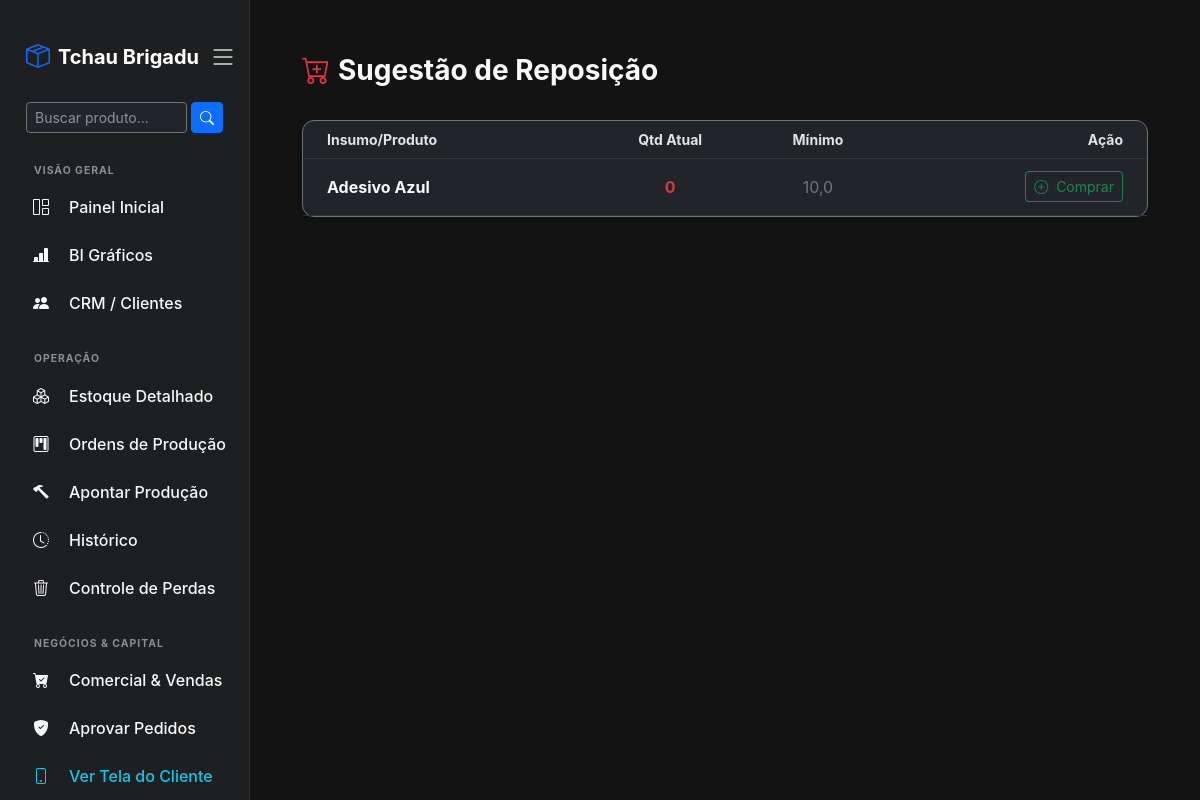
Page /compras/sugestao/ (signed in) on the committed database.
### core/models.py (models this page shows, shortened)
class Estoque(models.Model):
    produto = models.ForeignKey(Produto, on_delete=models.CASCADE)
    quantidade = models.IntegerField(default=0)
    estoque_minimo = models.FloatField(default=10)

class Produto(models.Model):
    nome = models.CharField(max_length=100, help_text="Ex: Cigarro Marca X, Fumo de Rolo Y")
    categoria = models.CharField(max_length=50, help_text="Ex: Produto Final, Matéria Prima")
    preco_custo = models.DecimalField(max_digits=10, decimal_places=2, help_text="Para matérias-primas, digite o custo. Para produtos finais, pode deixar 0 (será calculado).")
    estoque_minimo = models.FloatField(default=10, help_text="Quantidade mínima para disparar o alerta")
    preco_venda = models.DecimalField(max_digits=10, decimal_places=2, blank=True, null=True, help_text="Preço de venda (apenas para produtos finais)")

### core/views.py (the view)
# urls.py: path('compras/sugestao/', views.sugestao_compras, name='sugestao_compras'),
@login_required
@user_passes_test(has_logistica, login_url='/')
def sugestao_compras(request):
    itens_criticos = Estoque.objects.filter(
        quantidade__lte=models.F('estoque_minimo')
    ).exclude(produto__categoria__icontains='final')
    return render(request, 'sugestao_compras.html', {'itens_criticos': itens_criticos})

### core/context_processors.py (called while the page is built)
def alertas_estoque(request):
    if request.user.is_authenticated:
        contagem = Estoque.objects.filter(quantidade__lte=models.F('estoque_minimo')).count()
        return {'qtd_alerta_compras': contagem}
    return {'qtd_alerta_compras': 0}

def alertas_globais(request):
    if request.user.is_authenticated:
        qtd_alerta_compras = Estoque.objects.filter(
            quantidade__lte=models.F('estoque_minimo')
        ).exclude(produto__categoria__icontains='final').count()
        return {
            'qtd_alerta_compras': qtd_alerta_compras
        }
    return {'qtd_alerta_compras': 0}

### core/views.py (called while the page is built)
def has_logistica(user):
    if user.is_superuser: return True
    if hasattr(user, 'perfil') and user.perfil.tipo in ['Gerente', 'Logistica']: return True
    return False

### core/templates/sugestao_compras.html (shortened to what this page needs)
{% extends 'base.html' %}
{% block conteudo %}
<div class="container-fluid py-4">
    <div class="d-flex justify-content-between align-items-center mb-4">
        <h3 class="text-light fw-bold"><i class="bi bi-cart-plus text-danger me-2"></i>Sugestão de Reposição</h3>
    </div>
    <div class="card bg-dark border-secondary shadow-sm">
        <div class="card-body p-0">
            <table class="table table-dark table-hover mb-0">
                <thead class="table-black text-muted small uppercase">
                    <tr>
                        <th class="ps-4">Insumo/Produto</th>
                        <th class="text-center">Qtd Atual</th>
                        <th class="text-center">Mínimo</th>
                        <th class="text-end pe-4">Ação</th>
                    </tr>
                </thead>
                <tbody>
                    {% for item in itens_criticos %}
                    <tr class="align-middle">
                        <td class="ps-4 py-3">
                            <span class="fw-bold text-light">{{ item.produto.nome }}</span>
                        </td>
                        <td class="text-center fw-bold {% if item.quantidade <= 0 %}text-danger{% else %}text-warning{% endif %}">
                            {{ item.quantidade }}
                        </td>
                        <td class="text-center text-secondary">{{ item.estoque_minimo }}</td>
                        <td class="text-end pe-4">
                            <a href="{% url 'registrar_compra' %}" class="btn btn-sm btn-outline-success">
                                <i class="bi bi-plus-circle me-1"></i> Comprar
                            </a>
                        </td>
                    </tr>
                    {% endfor %}
                </tbody>
            </table>
        </div>
    </div>
</div>
{% endblock %}

### core/templates/base.html (style rules this page uses)
body { background-color: #131314; color: #e3e3e3; display: flex; height: 100vh; overflow: hidden; font-family: -apple-system, BlinkMacSystemFont, "Segoe UI", Roboto, Helvetica, Arial, sans-serif; }
.card { background-color: #1e1f20; border: 1px solid #333; border-radius: 12px; }
.table { --bs-table-bg: transparent; --bs-table-color: #e3e3e3; --bs-table-border-color: #333; }

### rows in the picture
Estoque: produto.nome "Adesivo Azul", quantidade "0", estoque_minimo "10,0"
